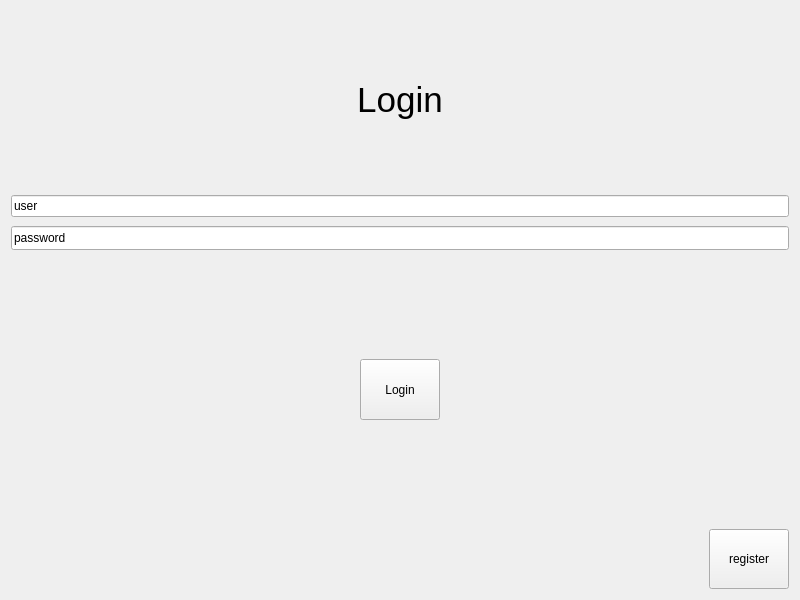
<?xml version="1.0" encoding="UTF-8"?>
<ui version="4.0">
 <class>loginWindow</class>
 <widget class="QWidget" name="loginWindow">
  <property name="geometry">
   <rect>
    <x>0</x>
    <y>0</y>
    <width>800</width>
    <height>600</height>
   </rect>
  </property>
  <property name="windowTitle">
   <string>loginWindow</string>
  </property>
  <layout class="QVBoxLayout" name="verticalLayout_2">
   <item>
    <widget class="QLabel" name="label">
     <property name="minimumSize">
      <size>
       <width>778</width>
       <height>178</height>
      </size>
     </property>
     <property name="text">
      <string>&lt;html&gt;&lt;head/&gt;&lt;body&gt;&lt;p align=&quot;center&quot;&gt;&lt;span style=&quot; font-size:26pt;&quot;&gt;Login&lt;/span&gt;&lt;/p&gt;&lt;/body&gt;&lt;/html&gt;</string>
     </property>
    </widget>
   </item>
   <item>
    <layout class="QVBoxLayout" name="verticalLayout" stretch="0,0">
     <property name="spacing">
      <number>9</number>
     </property>
     <property name="bottomMargin">
      <number>0</number>
     </property>
     <item>
      <widget class="QLineEdit" name="userLineEdit">
       <property name="minimumSize">
        <size>
         <width>0</width>
         <height>20</height>
        </size>
       </property>
       <property name="sizeIncrement">
        <size>
         <width>0</width>
         <height>20</height>
        </size>
       </property>
       <property name="baseSize">
        <size>
         <width>0</width>
         <height>20</height>
        </size>
       </property>
       <property name="text">
        <string>user</string>
       </property>
      </widget>
     </item>
     <item>
      <widget class="QLineEdit" name="passworLineEdit">
       <property name="minimumSize">
        <size>
         <width>0</width>
         <height>24</height>
        </size>
       </property>
       <property name="maximumSize">
        <size>
         <width>16777215</width>
         <height>16777215</height>
        </size>
       </property>
       <property name="sizeIncrement">
        <size>
         <width>0</width>
         <height>20</height>
        </size>
       </property>
       <property name="baseSize">
        <size>
         <width>0</width>
         <height>20</height>
        </size>
       </property>
       <property name="text">
        <string>password</string>
       </property>
      </widget>
     </item>
    </layout>
   </item>
   <item>
    <spacer name="verticalSpacer">
     <property name="orientation">
      <enum>Qt::Vertical</enum>
     </property>
     <property name="sizeHint" stdset="0">
      <size>
       <width>13</width>
       <height>88</height>
      </size>
     </property>
    </spacer>
   </item>
   <item>
    <layout class="QHBoxLayout" name="horizontalLayout_4">
     <item>
      <spacer name="horizontalSpacer_3">
       <property name="orientation">
        <enum>Qt::Horizontal</enum>
       </property>
       <property name="sizeHint" stdset="0">
        <size>
         <width>20</width>
         <height>20</height>
        </size>
       </property>
      </spacer>
     </item>
     <item>
      <widget class="QPushButton" name="loginButton">
       <property name="minimumSize">
        <size>
         <width>61</width>
         <height>61</height>
        </size>
       </property>
       <property name="text">
        <string>Login</string>
       </property>
      </widget>
     </item>
     <item>
      <spacer name="horizontalSpacer_2">
       <property name="orientation">
        <enum>Qt::Horizontal</enum>
       </property>
       <property name="sizeHint" stdset="0">
        <size>
         <width>20</width>
         <height>20</height>
        </size>
       </property>
      </spacer>
     </item>
    </layout>
   </item>
   <item>
    <spacer name="verticalSpacer_2">
     <property name="orientation">
      <enum>Qt::Vertical</enum>
     </property>
     <property name="sizeHint" stdset="0">
      <size>
       <width>20</width>
       <height>11</height>
      </size>
     </property>
    </spacer>
   </item>
   <item>
    <layout class="QHBoxLayout" name="horizontalLayout">
     <item>
      <spacer name="horizontalSpacer">
       <property name="orientation">
        <enum>Qt::Horizontal</enum>
       </property>
       <property name="sizeHint" stdset="0">
        <size>
         <width>40</width>
         <height>20</height>
        </size>
       </property>
      </spacer>
     </item>
     <item>
      <widget class="QPushButton" name="registerButton">
       <property name="minimumSize">
        <size>
         <width>0</width>
         <height>60</height>
        </size>
       </property>
       <property name="text">
        <string>register</string>
       </property>
      </widget>
     </item>
    </layout>
   </item>
  </layout>
 </widget>
 <resources/>
 <connections/>
</ui>
